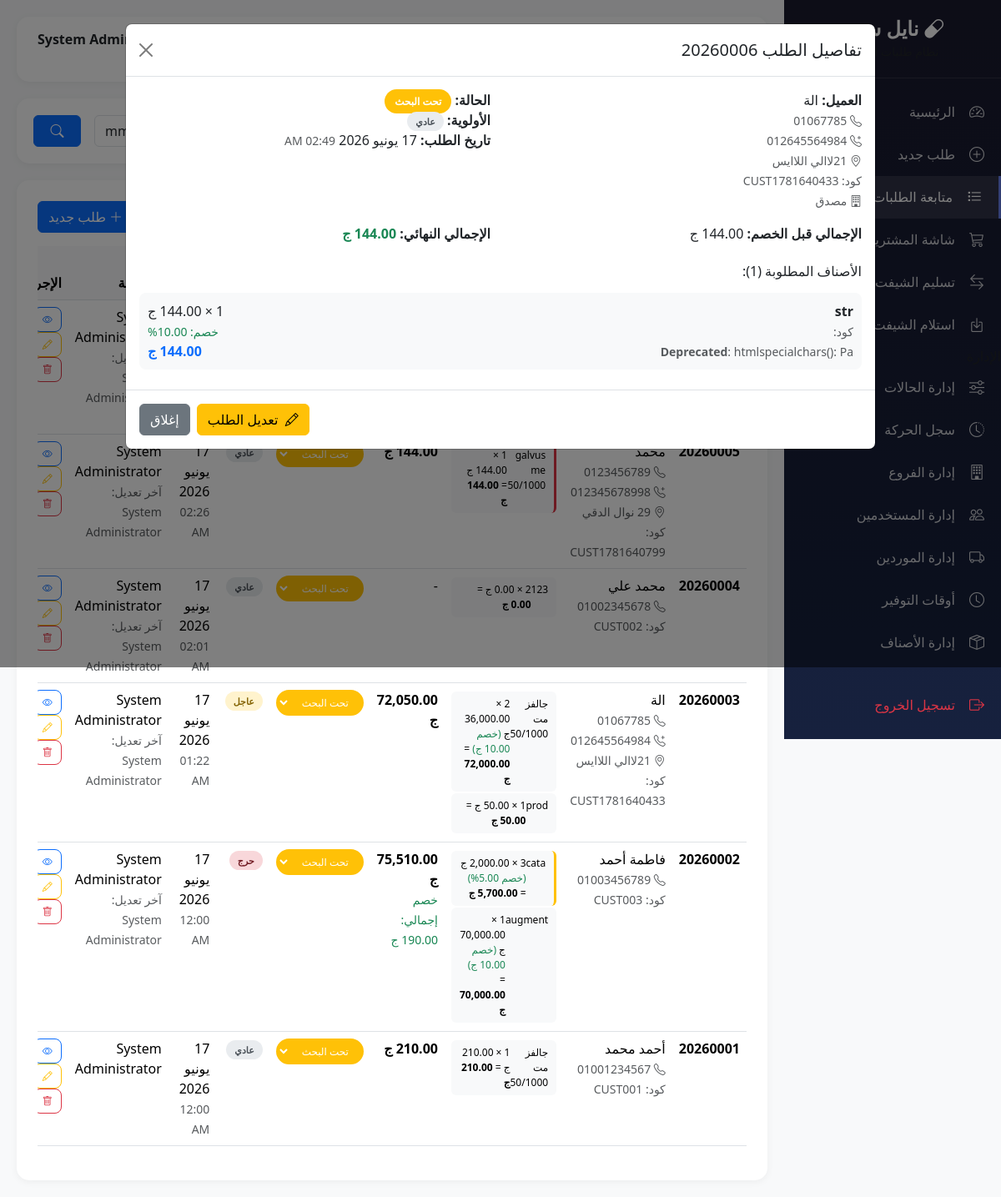
Page /modules/customer-requests/orders.php?view=25 (signed in) on the earlier database version.
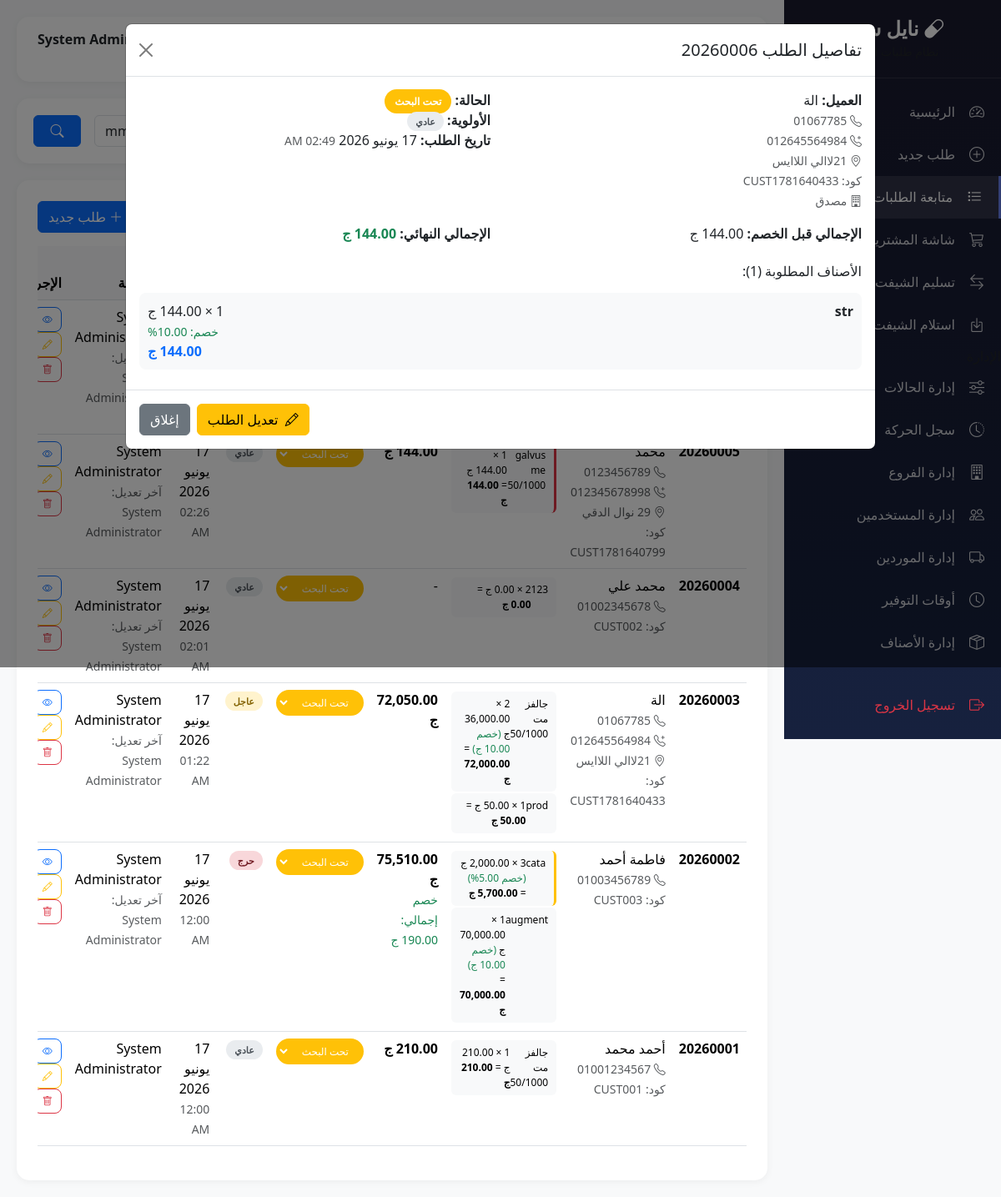
Same page on the later database version.
### tables this page shows
CREATE TABLE `order_items` (
  `id` int(11) NOT NULL,
  `order_id` int(11) NOT NULL,
  `product_id` int(11) DEFAULT NULL,
  `product_code` varchar(50) DEFAULT NULL,
  `product_name` varchar(200) NOT NULL,
  `quantity` int(11) DEFAULT 1,
  `notes` text DEFAULT NULL,
  `created_at` timestamp NOT NULL DEFAULT current_timestamp(),
  `unit_price` decimal(10,2) DEFAULT 0.00,
  `discount_type` enum('percentage','fixed') DEFAULT NULL,
  `discount_value` decimal(10,2) DEFAULT 0.00,
  `final_price` decimal(10,2) DEFAULT 0.00,
  `is_manual` tinyint(1) DEFAULT 0,
  `needs_purchase` tinyint(1) DEFAULT 0,
  `is_manual_product` tinyint(4) DEFAULT 0,
  `manual_product_name` varchar(200) DEFAULT NULL,
  `supplier_name` varchar(100) DEFAULT NULL,
  `supplier_phone` varchar(20) DEFAULT NULL,
  `delivery_time` varchar(50) DEFAULT NULL,
  `purchased_at` datetime DEFAULT NULL,
  `purchased_by` int(11) DEFAULT NULL,
  `updated_at` timestamp NULL DEFAULT NULL ON UPDATE current_timestamp()
);

### modules/customer-requests/orders.php (the view, shortened to what the changed rows need)
<?php
$db = getDB();
$order_view = null;
$order_items = [];
if (isset($_GET['view'])) {
    $order_id = (int)$_GET['view'];
    $stmt = $db->prepare("SELECT o.*, os.status_name, os.status_color, u.full_name as creator_name, b.branch_name
                        FROM orders o
                        JOIN order_statuses os ON o.status_id = os.id
                        JOIN users u ON o.created_by = u.id
                        LEFT JOIN branches b ON o.branch_code = b.branch_code
                        WHERE o.id = ?");
    $stmt->execute([$order_id]);
    $order_view = $stmt->fetch();
    $stmt = $db->prepare("SELECT * FROM order_items WHERE order_id = ?");
    $stmt->execute([$order_id]);
    $order_items = $stmt->fetchAll();
}
?>
<!DOCTYPE html>
<html lang="ar" dir="rtl">
<head>
    <link href="https://cdn.jsdelivr.net/npm/bootstrap@5.3.2/dist/css/bootstrap.rtl.min.css" rel="stylesheet">
    <link href="https://cdn.jsdelivr.net/npm/bootstrap-icons@1.11.1/font/bootstrap-icons.css" rel="stylesheet">
</head>
<body>
    <div class="main-content">
        <div class="content-card">
            <div class="table-responsive">
                <table class="table table-hover">
                    <thead>
                        <tr>
                            <th>رقم الطلب</th>
                            <th>العميل</th>
                            <th>الأصناف</th>
                            <th>الإجمالي</th>
                            <th>الحالة</th>
                            <th>الأولوية</th>
                            <th>التاريخ</th>
                            <th>بواسطة</th>
                            <th>الإجراءات</th>
                        </tr>
                    </thead>
                </table>
            </div>
        </div>
    </div>
    <?php if ($order_view): ?>
    <div class="modal fade show" id="orderModal" tabindex="-1" style="display: block;">
        <div class="modal-dialog modal-lg">
            <div class="modal-content">
                <div class="modal-body">
                    <?php foreach ($order_items as $item): ?>
                    <div class="item-detail <?= $item['is_manual'] ? 'manual' : '' ?> <?= $item['needs_purchase'] ? 'purchase-needed' : '' ?>">
                        <div class="d-flex justify-content-between align-items-start">
                            <div>
                                <strong><?= $item['product_name'] ?></strong>
                                <?php if ($item['product_code']): ?>
                                    <br><small class="text-muted">كود: <?= $item['product_code'] ?></small>
                                <?php endif; ?>
                            </div>
                            <div class="text-end">
                                <div><?= $item['quantity'] ?> × <?= number_format($item['unit_price'], 2) ?> ج</div>
                                <?php if ($item['discount_value'] > 0): ?>
                                    <small class="text-success">خصم: <?= $item['discount_value'] ?><?= $item['discount_type'] === 'percentage' ? '%' : ' ج' ?></small>
                                <?php endif; ?>
                                <?php if ($item['final_price'] > 0): ?>
                                    <div class="fw-bold text-primary"><?= number_format($item['final_price'], 2) ?> ج</div>
                                <?php endif; ?>
                            </div>
                        </div>
                    </div>
                    <?php endforeach; ?>
                </div>
            </div>
        </div>
    </div>
    <?php endif; ?>
</body>
</html>

Differences in the rows shown:
changed order_items "str": product_code "Deprecated : htmlspecialchars(): Pa" → (not shown)
